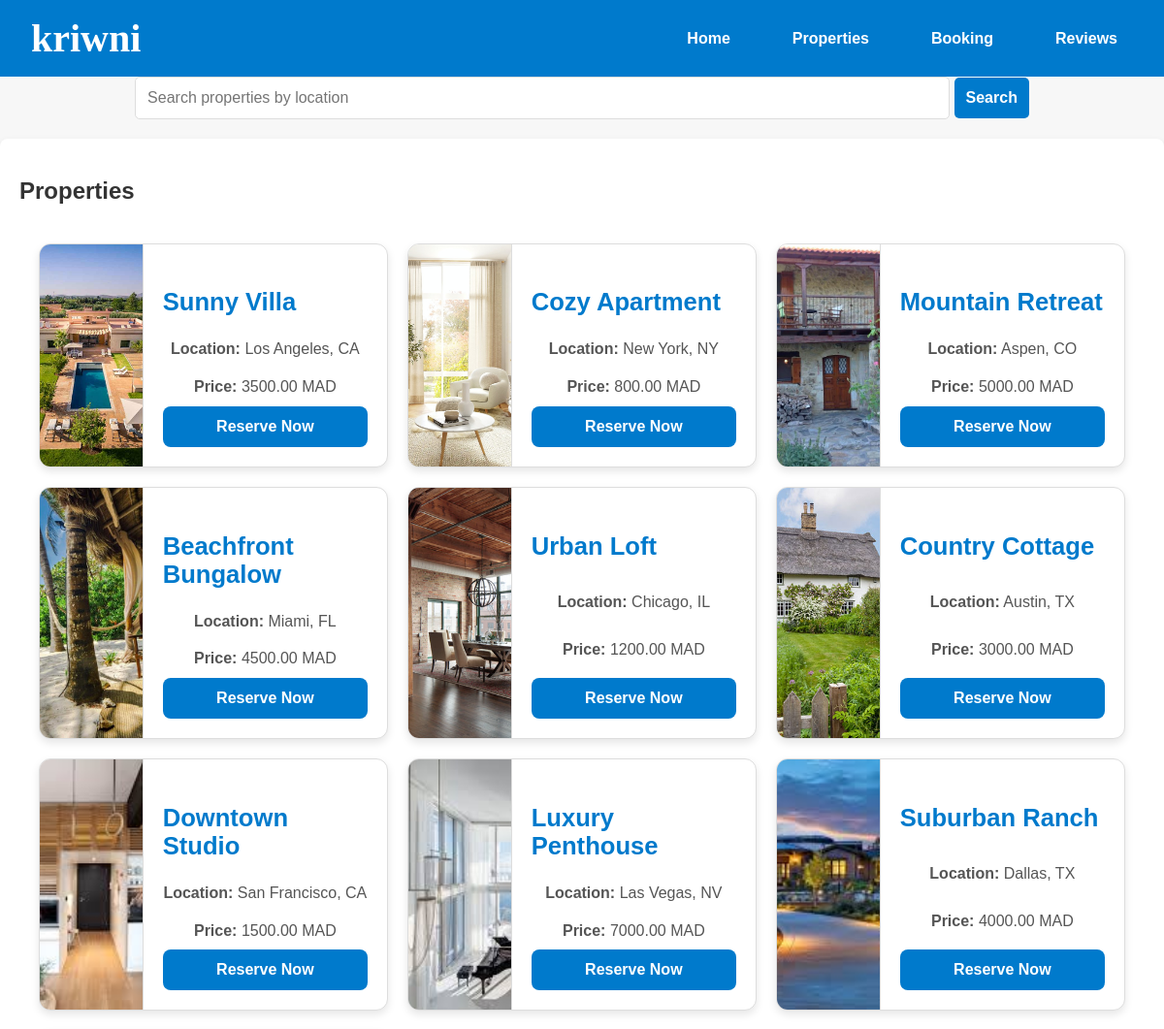
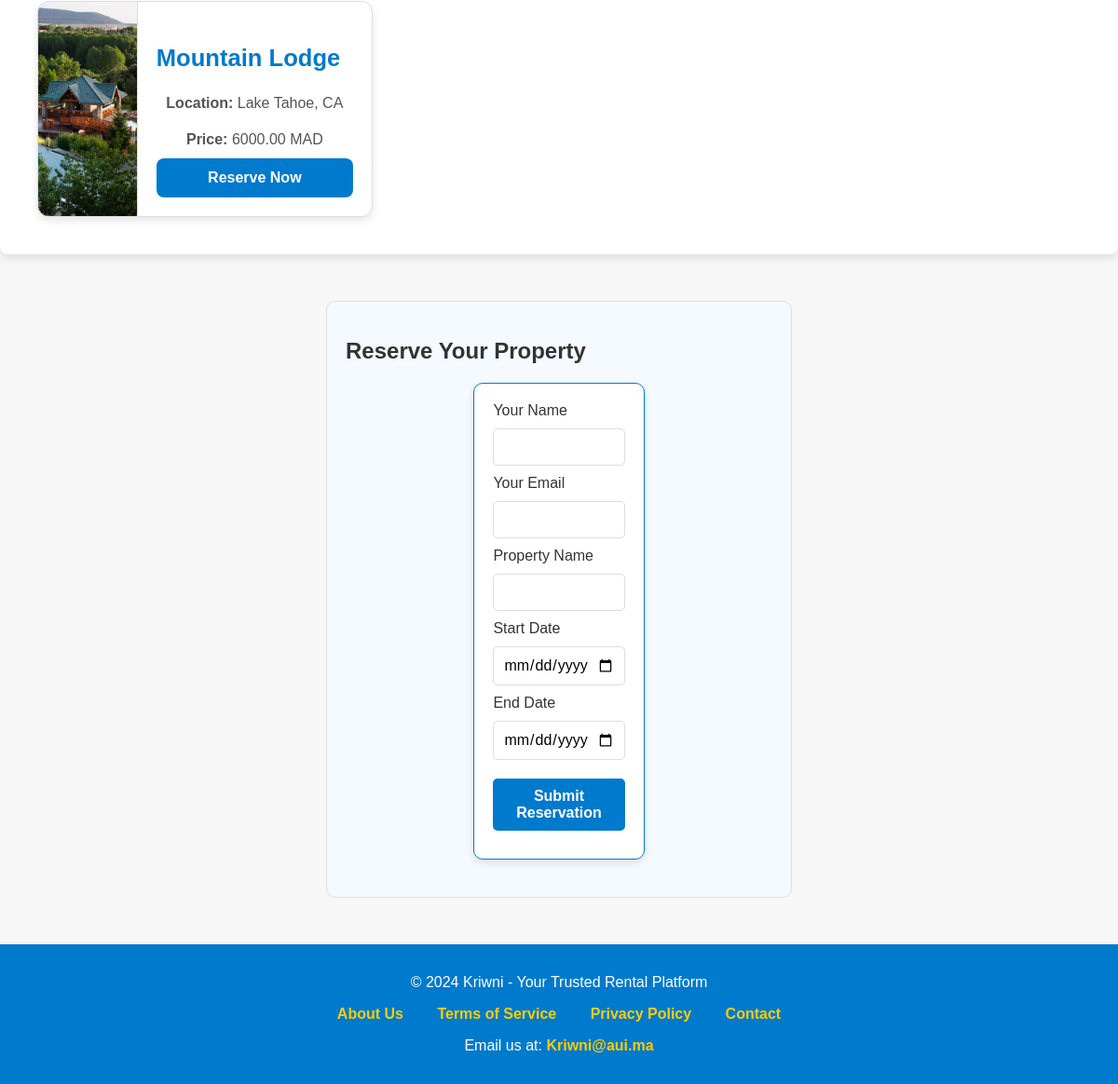
The page /Properties/Properties.php on the database its author committed (2 pictures, top to bottom).
### tables this page shows
CREATE TABLE Properties (
    PropertyID INT PRIMARY KEY,
    p_name VARCHAR(100) UNIQUE,
    p_location VARCHAR(255),
    p_type ENUM('room', 'house'),
    p_price DECIMAL(10, 2),
    AvailabilityStatus BOOLEAN
);

### Properties/Properties.php (the view, shortened to what this page needs)
<!DOCTYPE html>
<html lang="en">
<head>
    <link rel="stylesheet" href="css/mystyle.css">
</head>
<body>
    <?php include '../inc/header.php'; ?>
    <div class="search-bar">
        <input type="text" id="searchInput" placeholder="Search properties by location" onkeyup="filterProperties()">
        <button onclick="filterProperties()">Search</button>
    </div>
    <div class="content">
        <h2>Properties</h2>
        <?php
        include "../config/init.php";
        try {
            $conn = new PDO("mysql:host=$server;dbname=$db", $user, $password);
            $qry = "SELECT PropertyID, p_name, p_location, p_price FROM Properties ORDER BY PropertyID;";
            $stmt = $conn->prepare($qry);
            $stmt->execute();
            echo "<div class='properties-grid'>";
            while ($result = $stmt->fetch()) {
                $imageName = strtolower(str_replace(' ', '_', $result['p_name'])) . ".jpg";
                echo "<div class='property-card'>";
                echo "<div class='property-image'><img src='images/$imageName' alt='" . htmlspecialchars($result['p_name']) . "'></div>";
                echo "<div class='property-details'>";
                echo "<h3>" . htmlspecialchars($result['p_name']) . "</h3>";
                echo "<p><strong>Location:</strong> " . htmlspecialchars($result['p_location']) . "</p>";
                echo "<p><strong>Price:</strong> " . htmlspecialchars($result['p_price']) . " MAD</p>";
                echo "<a href='javascript:void(0);' class='btn' onclick=\"populateForm('" . htmlspecialchars($result['p_name']) . "')\">Reserve Now</a>";
                echo "</div>";
                echo "</div>";
            }
            echo "</div>";
        } catch (PDOException $e) {
            echo "Error: " . $e->getMessage();
        }
        ?>
    </div>
    <div id="reservation-form">
        <h2>Reserve Your Property</h2>
        <form id="reservationForm" method="POST" action="Properties/submit_booking.php">
            <label for="customer-name">Your Name</label>
            <input type="text" id="customer-name" name="customer_name" required>
            <label for="customer-email">Your Email</label>
            <input type="email" id="customer-email" name="customer_email" required>
            <label for="property-name">Property Name</label>
            <input type="text" id="property-name" name="property_name" readonly>
            <label for="start-date">Start Date</label>
            <input type="date" id="start-date" name="start_date" required>
            <label for="end-date">End Date</label>
            <input type="date" id="end-date" name="end_date" required>
            <button type="submit" name="submit_booking">Submit Reservation</button>
        </form>
    </div>
    <?php include '../inc/footer.php'; ?>
</body>
</html>

### inc/header.php
<?php
echo "
<style>
    header {
        display: flex;
        justify-content: space-between;
        align-items: center;
        background-color: #007acc;
        padding: 1rem 2rem;
        color: white;
        font-family: Arial, sans-serif;
    }
    .logo {
        font-family: 'Brush Script MT', cursive;
        font-size: 2rem;
        font-weight: bold;
    }
    nav ul {
        list-style: none;
        display: flex;
        gap: 1.5rem;
        margin: 0;
        padding: 0;
    }
    nav ul li {
        display: inline;
    }
    nav ul li a {
        text-decoration: none;
        color: white;
        font-weight: bold;
        font-size: 1rem;
        transition: color 0.3s ease;
    }
    nav ul li a:hover {
        color: #ffcc00;
    }
</style>
<header>
    <div class='logo'>kriwni</div>
    <nav>
        <ul>
            <li><a href=''>Home</a></li>
            <li><a href='Properties/Properties.php'>Properties</a></li>
            <li><a href='Bookings/Bookings.php'>Booking</a></li>
            <li><a href='reviews/reviews.php'>Reviews</a></li>
        </ul>
    </nav>
</header>
";
?>

### inc/footer.php (shortened to what this page needs)
<?php
echo "
<footer>
    <p>&copy; 2024 Kriwni - Your Trusted Rental Platform</p>
    <div class='footer-links'>
        <a href='javascript:void(0);' onclick='showMessage(\"about\")'>About Us</a>
        <a href='javascript:void(0);' onclick='showMessage(\"terms\")'>Terms of Service</a>
        <a href='javascript:void(0);' onclick='showMessage(\"privacy\")'>Privacy Policy</a>
        <a href='javascript:void(0);' onclick='showMessage(\"contact\")'>Contact</a>
    </div>
    <p>Email us at: <a href='mailto:Kriwni@aui.ma'>Kriwni@aui.ma</a></p>
</footer>
";
?>

### css/mystyle.css (style rules this page uses)
* { box-sizing: border-box; font-family: Arial, Helvetica, sans-serif; }
body { margin: 0; font-family: Arial, Helvetica, sans-serif; background-color: #f4faff; color: #333; }
header { overflow: hidden; display: flex; justify-content: space-between; align-items: center; background-color: #007acc; padding: 20px; text-align: center; color: white; }
header .logo { font-size: 1.5rem; font-weight: bold; color: white; }
header a { text-decoration: none; color: white; padding: 14px 16px; font-weight: bold; transition: background-color 0.3s ease, color 0.3s ease; }
.content { background-color: white; margin: 20px auto; padding: 20px; max-width: 1200px; border-radius: 8px; box-shadow: 0 4px 8px rgba(0, 0, 0, 0.1); }
.content p { text-align: center; font-size: 1.1rem; line-height: 1.8; color: #555; }
footer { left: 0; bottom: 0; width: 100%; background-color: #007acc; color: white; padding: 10px 20px; text-align: center; font-size: 1rem; }
form { width: 40%; margin: 20px auto; padding: 20px; border: 1px solid #007acc; background: white; border-radius: 10px; box-shadow: 0 4px 8px rgba(0, 0, 0, 0.1); }
.btn { padding: 10px 20px; font-size: 16px; color: white; background: #007acc; border: none; border-radius: 5px; cursor: pointer; transition: background-color 0.3s ease; }

### Properties/Properties.php (style rules this page uses)
body { font-family: 'Arial', sans-serif; margin: 0; padding: 0; background-color: #f7f7f7; color: #333; }
header { background-color: #007acc; padding: 1.5rem 2rem; display: flex; justify-content: space-between; align-items: center; color: white; }
header .logo { font-size: 2.5rem; font-weight: bold; }
header nav ul { list-style: none; display: flex; gap: 2rem; padding: 0; }
header nav ul li a { text-decoration: none; color: white; font-weight: bold; transition: color 0.3s ease; }
.search-bar { margin-bottom: 20px; text-align: center; }
.search-bar input { padding: 12px; font-size: 1rem; border: 1px solid #ddd; border-radius: 5px; width: 70%; }
.search-bar button { padding: 12px; font-size: 1rem; background-color: #007acc; color: white; font-weight: bold; border: none; border-radius: 5px; cursor: pointer; transition: background-color 0.3s ease; }
.properties-grid { display: grid; grid-template-columns: repeat(auto-fit, minmax(350px, 1fr)); gap: 20px; padding: 20px; margin: 0 auto; }
.property-card { display: flex; background-color: #ffffff; border: 1px solid #ddd; border-radius: 12px; overflow: hidden; box-shadow: 0 4px 8px rgba(0, 0, 0, 0.1); transition: transform 0.3s ease, box-shadow 0.3s ease; }
.property-image { flex: 1; max-width: 150px; height: auto; overflow: hidden; border-right: 1px solid #ddd; }
.property-image img { width: 100%; height: 100%; object-fit: cover; }
.property-details { flex: 2; padding: 20px; display: flex; flex-direction: column; justify-content: space-between; }
.property-details h3 { font-size: 1.6rem; color: #007acc; margin-bottom: 15px; }
.property-details p { margin: 5px 0; font-size: 1rem; color: #555; }
.property-details .btn { display: inline-block; padding: 12px 20px; background-color: #007acc; color: #ffffff; border: none; border-radius: 8px; text-align: center; text-decoration: none; font-size: 1rem; font-weight: bold; transition: background-color 0.3s ease, transform 0.2s ease; cursor: pointer; }
#reservation-form { margin-top: 50px; padding: 20px; background-color: #f4faff; border: 1px solid #ddd; border-radius: 10px; max-width: 500px; margin: 50px auto; }
#reservation-form input, #reservation-form button { width: 100%; padding: 10px; margin: 10px 0; border: 1px solid #ddd; border-radius: 5px; font-size: 1rem; }
#reservation-form button { background-color: #007acc; color: white; font-weight: bold; border: none; transition: background-color 0.3s ease; }

### inc/header.php (style rules this page uses)
header { display: flex; justify-content: space-between; align-items: center; background-color: #007acc; padding: 1rem 2rem; color: white; font-family: Arial, sans-serif; }
.logo { font-family: 'Brush Script MT', cursive; font-size: 2rem; font-weight: bold; }
nav ul { list-style: none; display: flex; gap: 1.5rem; margin: 0; padding: 0; }
nav ul li { display: inline; }
nav ul li a { text-decoration: none; color: white; font-weight: bold; font-size: 1rem; transition: color 0.3s ease; }

### rows shown on the page
properties: shows a picture, p_name "Sunny Villa", p_location "Los Angeles, CA", p_price "3500.00"
properties: shows a picture, p_name "Cozy Apartment", p_location "New York, NY", p_price "800.00"
properties: shows a picture, p_name "Mountain Retreat", p_location "Aspen, CO", p_price "5000.00"
properties: shows a picture, p_name "Beachfront Bungalow", p_location "Miami, FL", p_price "4500.00"
properties: shows a picture, p_name "Urban Loft", p_location "Chicago, IL", p_price "1200.00"
properties: shows a picture, p_name "Country Cottage", p_location "Austin, TX", p_price "3000.00"
properties: shows a picture, p_name "Downtown Studio", p_location "San Francisco, CA", p_price "1500.00"
properties: shows a picture, p_name "Luxury Penthouse", p_location "Las Vegas, NV", p_price "7000.00"
properties: shows a picture, p_name "Suburban Ranch", p_location "Dallas, TX", p_price "4000.00"
properties: shows a picture, p_name "Mountain Lodge", p_location "Lake Tahoe, CA", p_price "6000.00"
